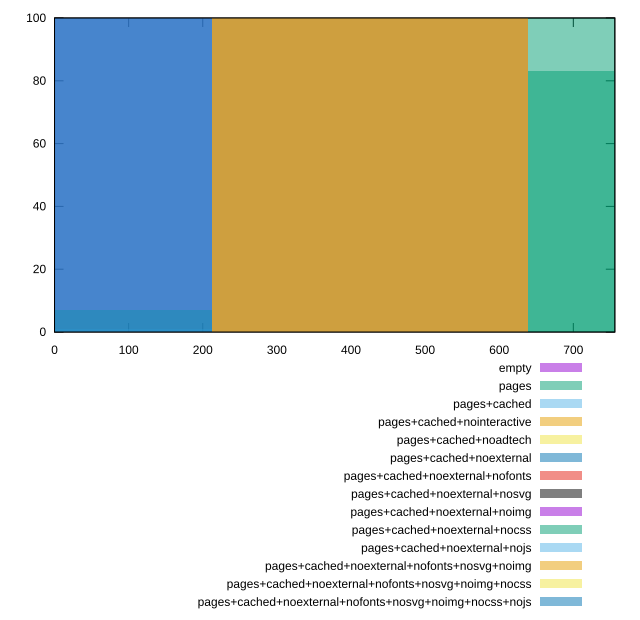

Generate this figure with gnuplot:
reset

$empty <<EOF
0 100
EOF

$pages <<EOF
0 7
851.5144507922893 83
425.75722539614463 10
EOF

$pagesCached <<EOF
0 1
425.75722539614463 99
EOF

$pagesCachedNointeractive <<EOF
425.75722539614463 100
EOF

$pagesCachedNoadtech <<EOF
425.75722539614463 100
EOF

$pagesCachedNoexternal <<EOF
425.75722539614463 100
EOF

$pagesCachedNoexternalNofonts <<EOF
425.75722539614463 100
EOF

$pagesCachedNoexternalNosvg <<EOF
425.75722539614463 100
EOF

$pagesCachedNoexternalNoimg <<EOF
425.75722539614463 100
EOF

$pagesCachedNoexternalNocss <<EOF
851.5144507922893 100
EOF

$pagesCachedNoexternalNojs <<EOF
0 100
EOF

$pagesCachedNoexternalNofontsNosvgNoimg <<EOF
425.75722539614463 100
EOF

$pagesCachedNoexternalNofontsNosvgNoimgNocss <<EOF
425.75722539614463 100
EOF

$pagesCachedNoexternalNofontsNosvgNoimgNocssNojs <<EOF
0 100
EOF

set key outside below
set boxwidth 425.75722539614463
set xrange [0:756]
set yrange [0:100]
set trange [0:100]
set style fill transparent solid 0.5 noborder
set terminal svg size 640, 620 enhanced background rgb 'white'
set output "reprap/uses-rel-preload/comparison/histogram/all_raw.svg"

plot $empty title "empty" with boxes, \
     $pages title "pages" with boxes, \
     $pagesCached title "pages+cached" with boxes, \
     $pagesCachedNointeractive title "pages+cached+nointeractive" with boxes, \
     $pagesCachedNoadtech title "pages+cached+noadtech" with boxes, \
     $pagesCachedNoexternal title "pages+cached+noexternal" with boxes, \
     $pagesCachedNoexternalNofonts title "pages+cached+noexternal+nofonts" with boxes, \
     $pagesCachedNoexternalNosvg title "pages+cached+noexternal+nosvg" with boxes, \
     $pagesCachedNoexternalNoimg title "pages+cached+noexternal+noimg" with boxes, \
     $pagesCachedNoexternalNocss title "pages+cached+noexternal+nocss" with boxes, \
     $pagesCachedNoexternalNojs title "pages+cached+noexternal+nojs" with boxes, \
     $pagesCachedNoexternalNofontsNosvgNoimg title "pages+cached+noexternal+nofonts+nosvg+noimg" with boxes, \
     $pagesCachedNoexternalNofontsNosvgNoimgNocss title "pages+cached+noexternal+nofonts+nosvg+noimg+nocss" with boxes, \
     $pagesCachedNoexternalNofontsNosvgNoimgNocssNojs title "pages+cached+noexternal+nofonts+nosvg+noimg+nocss+nojs" with boxes

reset
